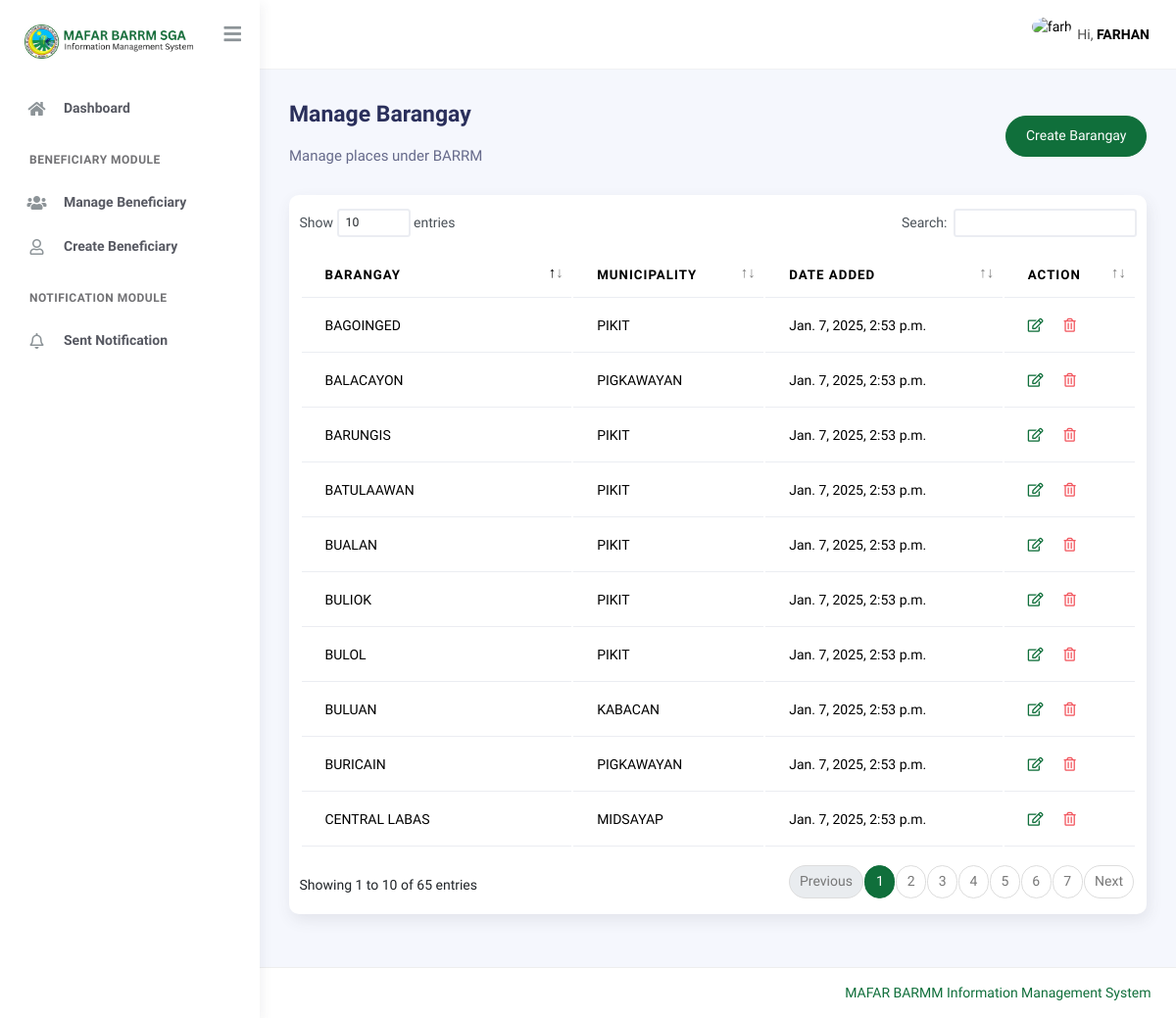
Page /mafar/barangay (signed in) on the committed database.
### main/models.py (models this page shows, shortened)
class Barangay(models.Model):
    municipality = models.ForeignKey('Municpality', on_delete=models.CASCADE, blank=True, null=True)
    barangay = models.CharField(max_length=255)
    date_added = models.DateTimeField(auto_now_add=True)
    class Meta:
        verbose_name_plural = "Barangay"
        verbose_name = "Barangay"

class Municpality(models.Model):
    municipality = models.CharField(max_length=255)
    date_added = models.DateTimeField(auto_now_add=True)
    class Meta:
        verbose_name_plural = "Municipality"
        verbose_name = "Municipality"
    def __str__(self) -> str:
        return self.municipality

### main/views.py (the view)
class BarangayView(MustBeLoggedIn, View):
    template_name = "barangay.html"
    context = {}
    def get(self, request):
        self.context["items"] = Barangay.objects.order_by("-date_added")
        return render(request, self.template_name, self.context)

### main/templates/barangay.html (shortened to what this page needs)
{% extends './includes/base.html' %}
{% block content %}
<div class="page-inner">
    <div class="d-flex align-items-left align-items-md-center flex-column flex-md-row pt-2 pb-4">
        <div>
            <h3 class="fw-bold mb-3">Manage Barangay</h3>
            <h6 class="op-7 mb-2">Manage places under BARRM</h6>
        </div>
        <div class="ms-md-auto py-2 py-md-0">
            <a href="{% url 'add_barangay' %}" class="btn btn-primary btn-round">Create Barangay</a>
        </div>
    </div>
    <div class="card py-3">
        <div class="table-responsive">
            <table class="table" id="datatable">
                <thead>
                    <tr>
                        <th>Barangay</th>
                        <th>Municipality</th>
                        <th>Date Added</th>
                        <th>Action</th>
                    </tr>
                </thead>
                <tbody>
                    {% for barangay in items %}
                    <tr>
                        <td>{{ barangay.barangay }}</td>
                        <td>{{ barangay.municipality }}</td>
                        <td>{{ barangay.date_added }}</td>
                        <td>
                            <div class="d-flex align-items-center justify-content-start gap-4">
                                <a href="{% url 'update_barangay' pk=barangay.id %}">
                                    <i class="far fa-edit"></i>
                                </a>
                                <a href="{% url 'delete_barangay' pk=barangay.id %}">
                                    <i class="far fa-trash-alt text-danger"></i>
                                </a>
                            </div>
                        </td>
                    </tr>
                    {% endfor %}
                </tbody>
            </table>
        </div>
    </div>
</div>
{% endblock %}

### main/templates/includes/navbar.html (shortened to what this page needs)
{% load static %}
<nav class="navbar navbar-header navbar-header-transparent navbar-expand-lg border-bottom">
    <div class="container-fluid">
        <ul class="navbar-nav topbar-nav ms-md-auto align-items-center">
            <li class="nav-item topbar-user dropdown hidden-caret">
                <a
                    class="dropdown-toggle profile-pic"
                    data-bs-toggle="dropdown"
                    href="#"
                    aria-expanded="false"
                >
                    <div class="avatar-sm">
                        <img src="{% static 'assets/img/mafar-logo.png' %}" alt="{{ request.user.username }}" class="avatar-img rounded-circle">
                    </div>
                    <span class="profile-username">
                        <span class="op-7">Hi,</span>
                        <span class="fw-bold" style="text-transform: uppercase;">{{ request.user.username }}</span>
                    </span>
                </a>
            </li>
        </ul>
    </div>
</nav>

### main/templates/includes/base.html (style rules this page uses)
.btn-primary { background-color: #106F3B !important; border-color: #106F3B !important; }

### rows in the picture
Barangay: barangay "BULUAN", municipality "KABACAN", date_added "Jan. 7, 2025, 2:53 p.m."
Barangay: barangay "CENTRAL LABAS", municipality "MIDSAYAP", date_added "Jan. 7, 2025, 2:53 p.m."
Barangay: barangay "BALACAYON", municipality "PIGKAWAYAN", date_added "Jan. 7, 2025, 2:53 p.m."
Barangay: barangay "BURICAIN", municipality "PIGKAWAYAN", date_added "Jan. 7, 2025, 2:53 p.m."
Barangay: barangay "BAGOINGED", municipality "PIKIT", date_added "Jan. 7, 2025, 2:53 p.m."
Barangay: barangay "BATULAAWAN", municipality "PIKIT", date_added "Jan. 7, 2025, 2:53 p.m."
Barangay: barangay "BULIOK", municipality "PIKIT", date_added "Jan. 7, 2025, 2:53 p.m."
Barangay: barangay "BARUNGIS", municipality "PIKIT", date_added "Jan. 7, 2025, 2:53 p.m."
Barangay: barangay "BUALAN", municipality "PIKIT", date_added "Jan. 7, 2025, 2:53 p.m."
Barangay: barangay "BULOL", municipality "PIKIT", date_added "Jan. 7, 2025, 2:53 p.m."

### other values in the picture
{{ request.user.username }} "FARHAN"
